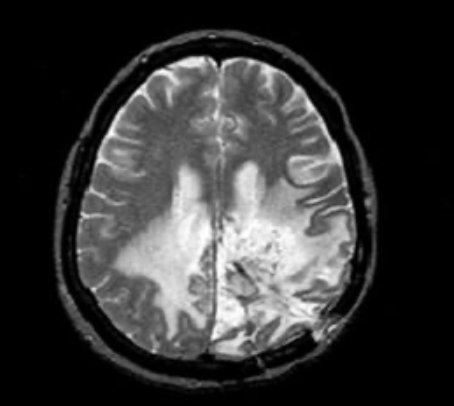
%> input picture Harris Corner Detection/grayscale_brain.png, 454 x 406 px
$ octave hc_detection.m   (GNU Octave 9; MATLAB toolbox functions it lacks are replaced by stand-ins)
%> lines starting %> are read from the running program, lines starting %| are printed output that depends on the picture
clear
clc

%--- Image Reading ---%
I = imread("grayscale_brain.png");
%> I is the input picture: size 406x454x3 uint8; mean R, G, B 54.9, 54.9, 54.9
I2 = imread("grayscale_brain_2.png");
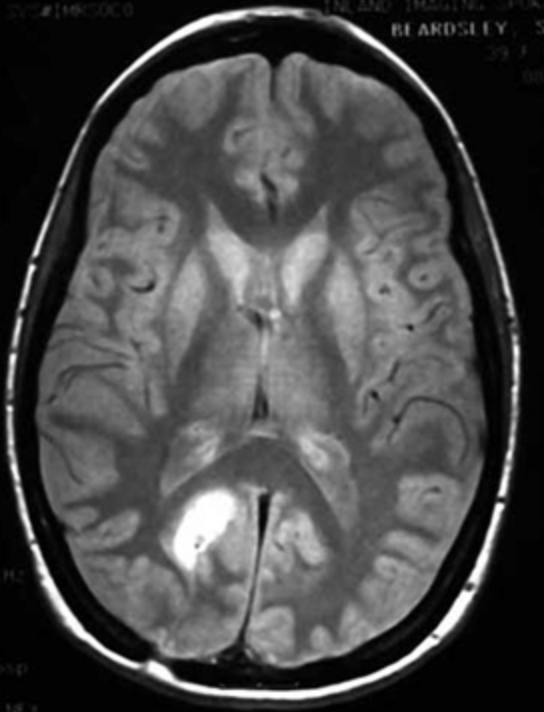
%> input picture Harris Corner Detection/grayscale_brain_2.png, 544 x 712 px
%> I2 is the input picture: size 712x544x3 uint8; mean R, G, B 71.8, 71.8, 71.8
I3 = imread("heart_ultrasound.jpeg");
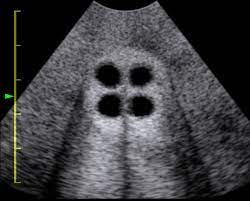
%> input picture Harris Corner Detection/heart_ultrasound.jpeg, 250 x 201 px
%> I3 is the input picture: size 201x250x3 uint8; mean R, G, B 62.1, 61.5, 64.7
I4 = imread("im1.png");
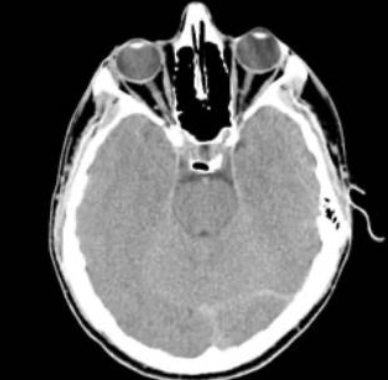
%> input picture Harris Corner Detection/im1.png, 388 x 380 px
%> I4 is the input picture: size 380x388x3 uint8; min 0, max 255, mean 93.9
I5 = imread("im2.png");
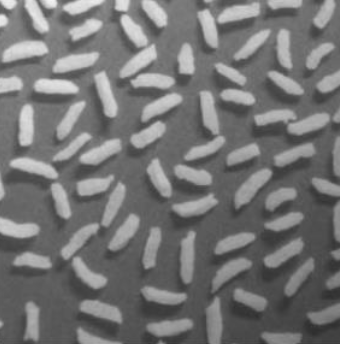
%> input picture Harris Corner Detection/im2.png, 340 x 344 px
%> I5 is the input picture: size 344x340x3 uint8; min 46, max 244, mean 116.3
I7 = imread("mri_brain.jpeg");
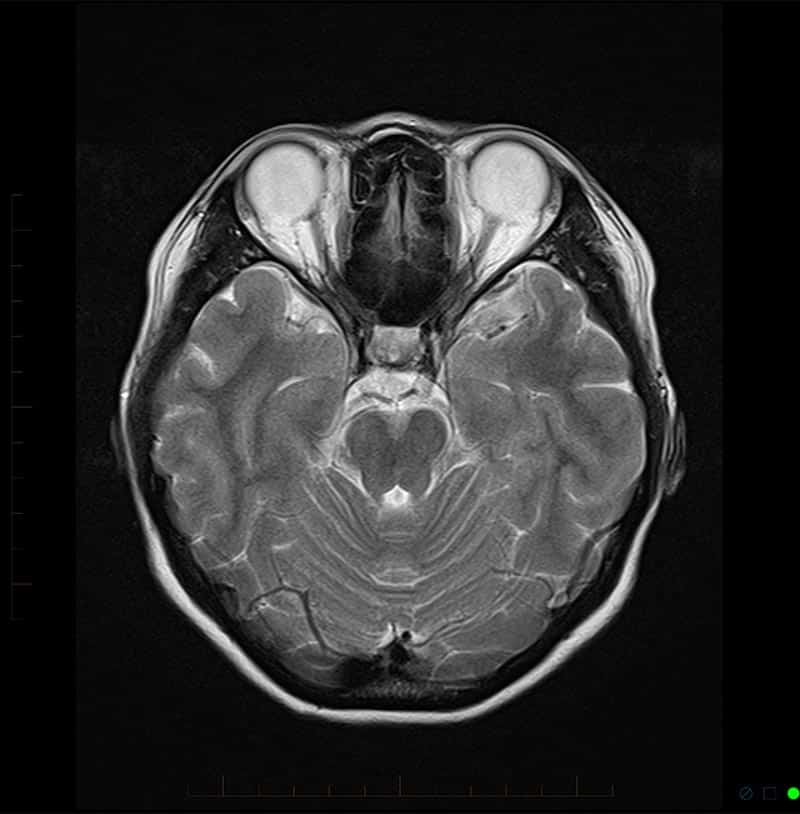
%> input picture Harris Corner Detection/mri_brain.jpeg, 800 x 814 px
%> I7 is the input picture: size 814x800x3 uint8; mean R, G, B 44.9, 44.9, 44.9
%> (the run ends here)
